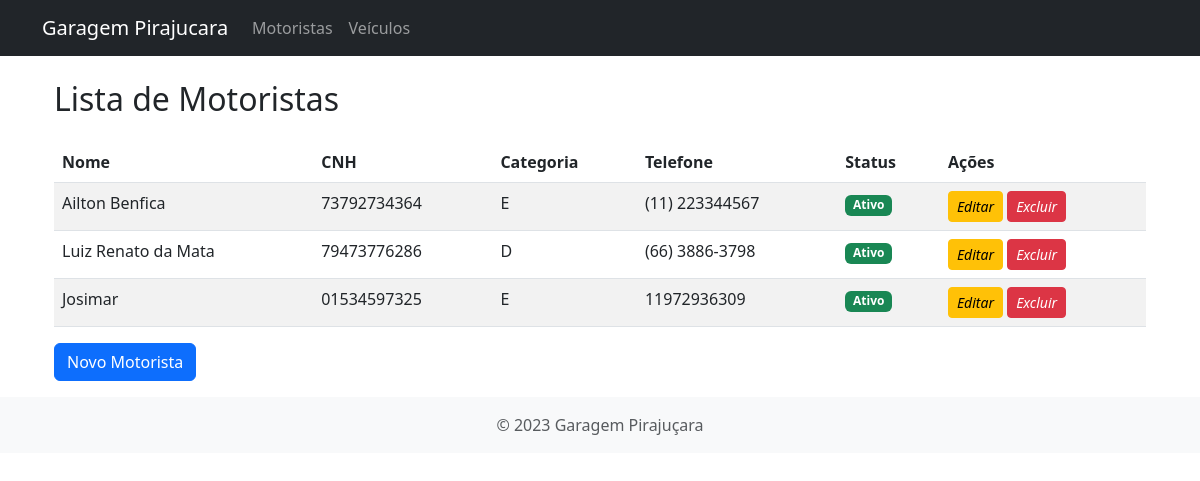
The app's page /drivers/ with its own data.
### drivers/models.py (models this page shows, shortened)
class Driver(models.Model):
    name = models.CharField(max_length=200)
    cpf = models.CharField(max_length=17, unique=True)
    number_cnh = models.CharField(max_length=20)
    category_cnh = models.CharField(max_length=2)
    phone = models.CharField(max_length=20)
    active = models.BooleanField(default=True)

### drivers/views.py (the view)
# urls.py: path('', views.list_drivers, name='list_drivers'),
def list_drivers(request):
    drivers = Driver.objects.all()
    return render(request, 'drivers/list_drivers.html', {'drivers': drivers})

### drivers/templates/drivers/list_drivers.html (shortened to what this page needs)
{% extends 'base.html' %}
{% load static %}
{% block content %}
<div class="container mt-4">
    <h2 class="mb-4">Lista de Motoristas</h2>
    <div class="table-responsive">
        <table class="table table-striped">
            <thead>
                <tr>
                    <th>Nome</th>
                    <th>CNH</th>
                    <th>Categoria</th>
                    <th>Telefone</th>
                    <th>Status</th>
                    <th>Ações</th>
                </tr>
            </thead>
            <tbody>
                {% for driver in drivers %}
                <tr>
                    <td>{{ driver.name }}</td>
                    <td>{{ driver.number_cnh }}</td>
                    <td>{{ driver.category_cnh }}</td>
                    <td>{{ driver.phone }}</td>
                    <td>
                        {% if driver.active %}
                            <span class="badge bg-success">Ativo</span>
                            {% else %}
                            <span class="badge bg-danger">Inativo</span>
                            {% endif %}
                    </td>
                    <td>
                        <a href="{% url 'update_driver' driver.id %}" class="btn btn-sm btn-warning">
                            <i class="fas fa-edit">Editar</i>
                        </a>
                        <a href="{% url 'delete_driver' driver.id %}" class="btn btn-sm btn-danger">
                            <i class="fas fa-eye">Excluir</i>
                        </a>
                    </td>
                </tr>
                {% empty %}
                <tr>
                    <td colspan="6" class="text-center">Nenhum motorista cadastrado.</td>
                </tr>
                {% endfor %}
            </tbody>
        </table>
        <div class="mb-3">
            <a href="{% url 'create_driver' %}" class="btn btn-primary">
                 Novo Motorista
            </a>
        </div>
    </div>
</div>
{% endblock %}

### records on screen
Driver: name "Ailton Benfica", number_cnh "73792734364", category_cnh "E", phone "(11) 223344567", active "Ativo"
Driver: name "Luiz Renato da Mata", number_cnh "79473776286", category_cnh "D", phone "(66) 3886-3798", active "Ativo"
Driver: name "Josimar", number_cnh "01534597325", category_cnh "E", phone "11972936309", active "Ativo"
